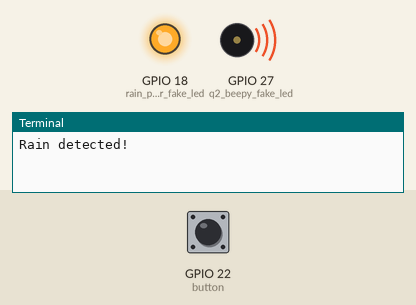
Recording of a program running on a simulated Raspberry Pi (BCM pin numbers). On the bench: output pins drawn as LEDs (lit = HIGH), buzzer (waves = sounding, pin HIGH), the last lines printed to the terminal. Inputs (shaded band) come from the test bench; at power-on: GPIO 22 (button) HIGH.

Above: at 0.1 s.
At 1.2 s:
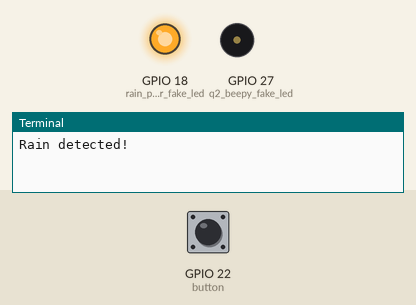
1.3 s: GPIO 22 (button) pulled LOW for 3.2 s
At 2.3 s:
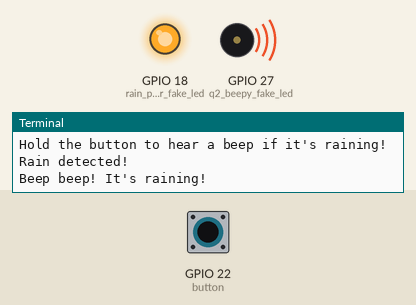
Timing chart, 0 to 6.5 s (numbered marks = the images above; inputs shaded):
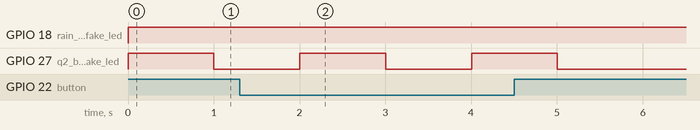

The program:

rain.py
```python
from gpiozero import DigitalInputDevice
from gpiozero import Button
from gpiozero import LED
from time import sleep

rain_power_fake_led = LED(18)
# initialize the sensor as a digital input device
rain_sensor = DigitalInputDevice(17)
button = Button(22)
q2_beepy_fake_led = LED(27)
detection_count = 0

def makebeeps():
	q2_beepy_fake_led.on()
	sleep(1)
	q2_beepy_fake_led.off()

try:

	while True:
		rain_power_fake_led.on()
		if rain_sensor.is_active: #check if it is active (no rain)
			print("No rain detected.")
			detection_count = 0
		else:
			print("Rain detected!")
			#if rain was not detected recently then make a beep
			#the first time we detect it again
			if detection_count == 0:
				makebeeps()
			if button.is_pressed:
				print("Beep beep! It's raining!")
				#also make the snap circuit beep
				makebeeps()
			detection_count += 1

		sleep(1)
		print("Hi! You can press CTRL+C to stop.")
		print("Hold the button to hear a beep if it's raining!")
		#print("Press the button to check the rain again.")
		#button.wait_for_press()
		#if  button.is_pressed:
		#	print("Yay, button was pressed!")
		#else:
		#	print("Aw, you were not pressing the button when I checked.")

except KeyboardInterrupt:
	print("See ya later!")
```

Measured:
- after the input at 1.3 s, GPIO 27 (q2_beepy_fake_led): alternates HIGH for 1.0 s and LOW for 1.0 s, 4 changes in all, then stays LOW, starting after 0.70 s
